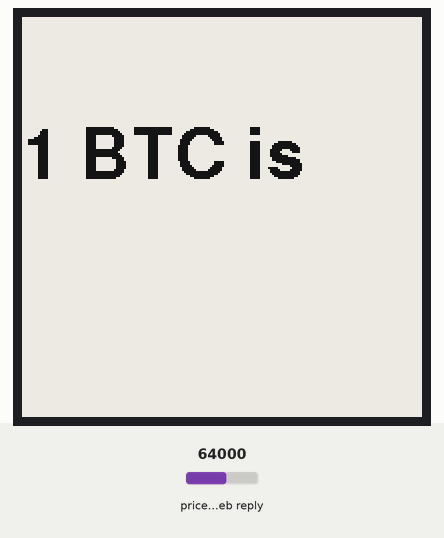
This sketch was run on a simulated ESP32. Shown: 200×200 one-colour display. The test bench sets the inputs (shaded band); at power-on: price in the web reply 64000. WiFi joins after 1.5 s; servers stay silent unless stated; web services answer with replies made up by the test bench; what the sketch prints to the serial monitor is not drawn.

Above: at 5.1 s.

The sketch:

btcpricechecker.ino
```cpp
#include <WiFi.h>
#include <WiFiClientSecure.h>

#include <ArduinoJson.h>
#include <GxEPD2_BW.h>
#include <GxEPD2_3C.h>
#include <Fonts/FreeSansBold18pt7b.h>

char wifiSSID[] = "iPhoneDeYuji";
char wifiPASS[] = "startagaiN";

// VSPI
GxEPD2_BW<GxEPD2_154, GxEPD2_154::HEIGHT> display(GxEPD2_154(/*CS=5*/ SS, /*DC*/ 22, /*RST*/ 21, /*BUSY*/ 4));

const char* host = "blockchain.info";
const int httpPort = 443;
const String on_currency = "USD";
String price;

void setup() {
  // put your setup code here, to run once:
  Serial.begin(115200);

  WiFi.begin(wifiSSID, wifiPASS);
  while(WiFi.status() != WL_CONNECTED) {
    Serial.println("connecting");
    delay(500);
  }
  Serial.println("connected");

  /* Epaper display settings */
  display.init(115200);
  display.setFont(&FreeSansBold18pt7b);
  display.setTextColor(GxEPD_BLACK);

  BTCprice();

  display.firstPage();
  do {
    display.fillScreen(GxEPD_WHITE);
    display.setCursor(0, 80);
    display.print("1 BTC is\n" + price);
  } while (display.nextPage());
}

void loop() {
  // put your main code here, to run repeatedly:

}

void BTCprice() {
  WiFiClientSecure client;
  if (!client.connect(host, httpPort)) {
    return;
  }

  String path = "/ticker";
  client.print(String("GET ") + path + " HTTP/1.1\r\n" +
                "Host: " + host + "\r\n" +
                "User-Agent: ESP32\r\n" +
                "Connection: close\r\n\r\n");

  while(client.connected()) {
    String line = client.readStringUntil('\n');
    Serial.println(line); // Debug
    if (line == "\r") {
      client.readStringUntil('\n');
      break;
    }
  }
  Serial.println("End of the Header");
  String jsonStr = "";
  while(client.connected()) {
    String line = client.readStringUntil('\n');
    Serial.println(line); // Debug
    if (line == "\r") {
      client.readStringUntil('\n');
      break;
    }
    jsonStr = jsonStr + line;
  }
  jsonStr.remove(jsonStr.length()-2); // Remove the mysterious 0
  Serial.println(jsonStr);
  DynamicJsonDocument doc(8192);
  DeserializationError error = deserializeJson(doc, jsonStr);
  if (error) {
    Serial.println(String("Error: ") + error.c_str());
    return;
  }

  String priceStr = doc[on_currency]["15m"];
  price = priceStr + on_currency;
  Serial.println(price);
}
```
